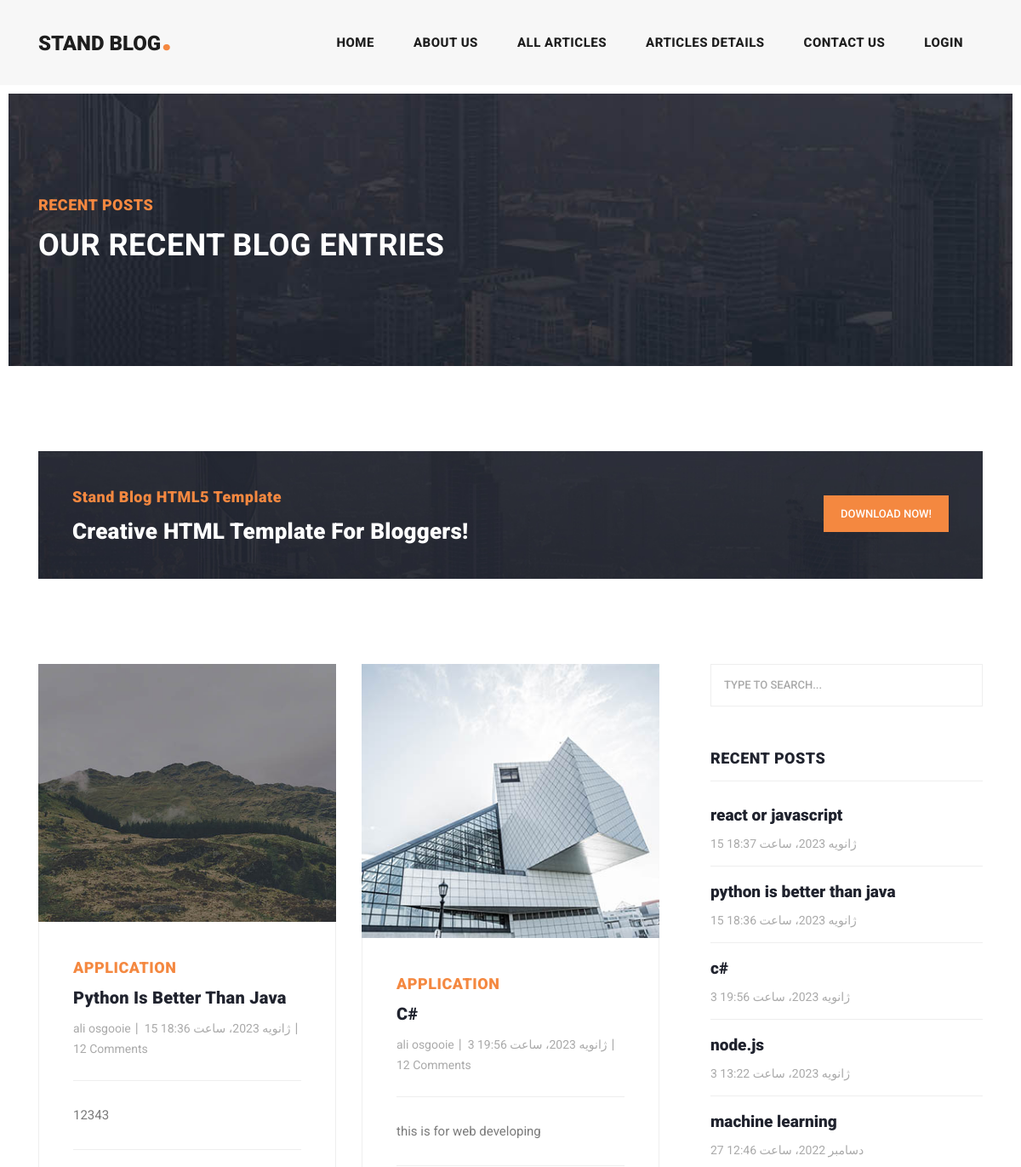
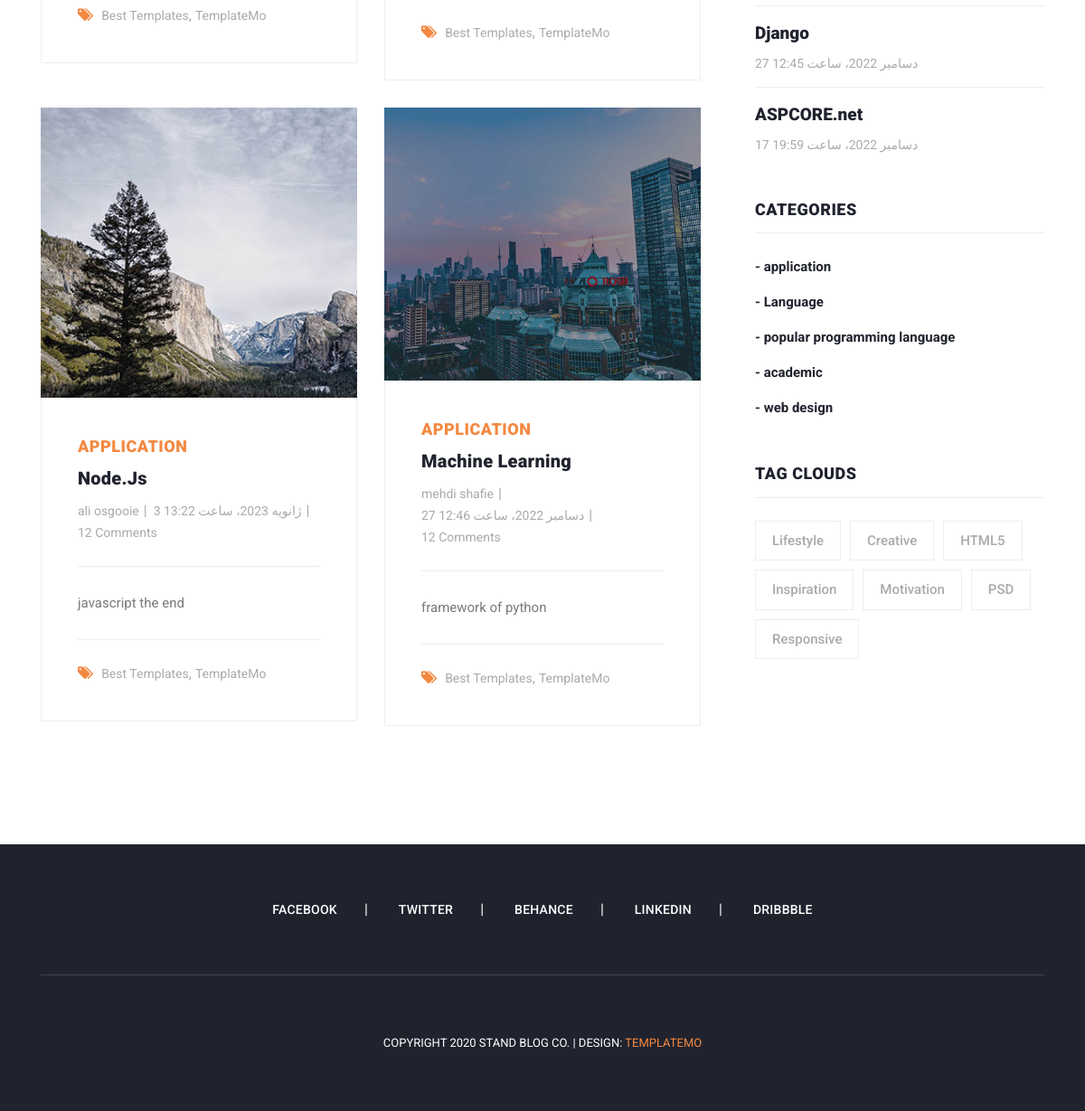
Page /articles/category/1 on the committed database (2 pictures, top to bottom).
### blog/models.py (models this page shows, shortened)
class Article(models.Model):
    author = models.ForeignKey(User, on_delete=models.CASCADE)
    category = models.ManyToManyField(Category)
    title = models.CharField(max_length=30)
    body = models.TextField()
    image = models.ImageField(upload_to='images/articles')
    created = models.DateTimeField(auto_now_add=True)
    updated = models.DateTimeField(auto_now=True)
    slug = models.SlugField(null=True, unique=True)
    def get_image(self):
        if self.image:
            return format_html(f'<img src="{self.image.url}" width="60px;" height="50px;">')
        else:
            return format_html('<h3>تصویری وجود ندارد</h3>')
    get_image.short_description = 'تصویر'
    class Meta:
        ordering = ('-created',)
        verbose_name = 'مقاله'
        verbose_name_plural = 'مقالات'

class Category(models.Model):
    title = models.CharField(max_length=100)
    created = models.DateTimeField(auto_now_add=True)
    def __str__(self):
        return self.title
    class Meta:
        verbose_name = 'دسته بندی'
        verbose_name_plural = 'دسته بندی ها'

### blog/views.py (the view)
# urls.py: path('category/<int:pk>', views.category_detail, name='category_detail'),
def category_detail(request, pk):
    category = Category.objects.get(id=pk)
    articles = category.article_set.all()
    return render(request, 'blog/articles_list.html', {'articles': articles})

### context_processors/context_processors.py (called while the page is built)
def recent_articles(request):
    recent_articles = Article.objects.order_by("-created")
    return {"recent_articles": recent_articles}

def categories(request):
    categories = Category.objects.all()
    return {'categories': categories}

### blog/templates/blog/articles_list.html (shortened to what this page needs)
{% extends 'base.html' %}
{% load static %}
{% block content %}
    <div class="heading-page header-text">
        <section class="page-heading">
            <div class="container">
                <div class="row">
                    <div class="col-lg-12">
                        <div class="text-content">
                            <h4>Recent Posts</h4>
                            <h2>Our Recent Blog Entries</h2>
                        </div>
                    </div>
                </div>
            </div>
        </section>
    </div>
    <section class="call-to-action">
        <div class="container">
            <div class="row">
                <div class="col-lg-12">
                    <div class="main-content">
                        <div class="row">
                            <div class="col-lg-8">
                                <span>Stand Blog HTML5 Template</span>
                                <h4>Creative HTML Template For Bloggers!</h4>
                            </div>
                            <div class="col-lg-4">
                                <div class="main-button">
                                    <a href="https://templatemo.com/tm-551-stand-blog" target="_parent">Download
                                        Now!</a>
                                </div>
                            </div>
                        </div>
                    </div>
                </div>
            </div>
        </div>
    </section>
    <section class="blog-posts grid-system">
        <div class="container">
            <div class="row">
                <div class="col-lg-8">
                    <div class="all-blog-posts">
                        <div class="row">
                            {% for article in articles %}
                                <div class="col-lg-6">
                                    <div class="blog-post">
                                        <div class="blog-thumb">
                                            <img src="{{ article.image.url }}" alt="">
                                        </div>
                                        <div class="down-content">
                                            <span>{{ article.category.all.first }}</span>
                                            <a href="post-details.html"><h4>{{ article.title }}</h4></a>
                                            <ul class="post-info">
                                                <li><a href="#">{{ article.author.get_full_name }}</a></li>
                                                <li><a href="#">{{ article.created }}</a></li>
                                                <li><a href="#">12 Comments</a></li>
                                            </ul>
                                            <p>{{ article.body }}</p>
                                            <div class="post-options">
                                                <div class="row">
                                                    <div class="col-lg-12">
                                                        <ul class="post-tags">
                                                            <li><i class="fa fa-tags"></i></li>
                                                            <li><a href="#">Best Templates</a>,</li>
                                                            <li><a href="#">TemplateMo</a></li>
                                                        </ul>
                                                    </div>
                                                </div>
                                            </div>
                                        </div>
                                    </div>
                                </div>
                            {% endfor %}
                            <div class="col-lg-12">
                            </div>
                        </div>
                    </div>
                </div>
                {% include 'includes/sidebar.html' %}
            </div>
        </div>
    </section>
{% endblock %}

### templates/base.html (shortened to what this page needs)
{% load static %}
<!DOCTYPE html>
<html lang="en">
<head>
    {% include 'includes/head_refrences.html' %}
</head>
<body>
<header class="">
    {% include 'includes/header.html' %}
</header>
{% block content %}
{% endblock %}
<footer>
    {% include 'includes/footer.html' %}
</footer>
</body>
</html>

### templates/includes/head_refrences.html (shortened to what this page needs)
{% load static %}
<link href="{% static "vendor/bootstrap/css/bootstrap.min.css" %}" rel="stylesheet">
<link rel="stylesheet" href="{% static "css/fontawesome.css" %}">
<link rel="stylesheet" href="{% static "css/templatemo-stand-blog.css" %}">
<link rel="stylesheet" href="{% static "css/owl.css" %}">

### templates/includes/header.html (shortened to what this page needs)
{% load static %}
<nav class="navbar navbar-expand-lg">
    <div class="container">
        <a class="navbar-brand" href="index.html"><h2>Stand Blog<em>.</em></h2></a>
        <div class="collapse navbar-collapse" id="navbarResponsive">
            <ul class="navbar-nav ml-auto">
                <li class="nav-item {% if request.resolver_match.url_name == 'home' %}active{% endif %}">
                    <a class="nav-link" href="{% url "home:home" %}">Home
                    </a>
                </li>
                <li class="nav-item">
                    <a class="nav-link" href="about.html">About Us</a>
                </li>
                <li class="nav-item {% if request.resolver_match.url_name == 'articles_list' %}active{% endif %}">
                    <a class="nav-link" href="{% url 'blog:articles_list' %}">All articles</a>
                </li>
                <li class="nav-item {% if request.resolver_match.url_name == 'article_detail' %}active{% endif %}">
                    <a class="nav-link" href="post-details.html">Articles Details</a>
                </li>
                <li class="nav-item">
                    <a class="nav-link" href="{% url 'blog:contact_us' %}">Contact Us</a>
                </li>
                <li class="nav-item">
                   {% if request.user.is_authenticated %}
                     <a class="nav-link" href="">you are login</a>
                    {% else %}
                     <a class="nav-link" href="{% url 'account:login' %}">login</a>
                    {% endif %}
                </li>
            </ul>
        </div>
    </div>
</nav>

### templates/includes/sidebar.html
{% load static %}
<div class="col-lg-4">
    <div class="sidebar">
        <div class="row">
            <div class="col-lg-12">
                <div class="sidebar-item search">
                    <form id="search_form" name="gs" method="GET" action="{% url 'blog:search_articles' %}">
                        <input type="text" name="q" class="searchText" placeholder="type to search..."
                               autocomplete="on">
                    </form>
                </div>
            </div>
            <div class="col-lg-12">
                <div class="sidebar-item recent-posts">
                    <div class="sidebar-heading">
                        <h2>Recent Posts</h2>
                    </div>
                    <div class="content">
                        <ul>
                            {% for articles in recent_articles %}
                                <li><a href="post-details.html">
                                    <h5>{{ articles.title }}</h5>
                                    <span>{{ articles.created }}</span>
                                </a></li>
                            {% endfor %}
                        </ul>
                    </div>
                </div>
            </div>
            <div class="col-lg-12">
                <div class="sidebar-item categories">
                    <div class="sidebar-heading">
                        <h2>Categories</h2>
                    </div>
                    <div class="content">
                        <ul>
                            {% for cat in categories %}
                                <li><a href="{% url 'blog:category_detail' cat.id %}">- {{ cat.title }}</a></li>
                            {% endfor %}
                        </ul>
                    </div>
                </div>
            </div>
            <div class="col-lg-12">
                <div class="sidebar-item tags">
                    <div class="sidebar-heading">
                        <h2>Tag Clouds</h2>
                    </div>
                    <div class="content">
                        <ul>
                            <li><a href="#">Lifestyle</a></li>
                            <li><a href="#">Creative</a></li>
                            <li><a href="#">HTML5</a></li>
                            <li><a href="#">Inspiration</a></li>
                            <li><a href="#">Motivation</a></li>
                            <li><a href="#">PSD</a></li>
                            <li><a href="#">Responsive</a></li>
                        </ul>
                    </div>
                </div>
            </div>
        </div>
    </div>
</div>

### templates/includes/footer.html
{% load static %}
<div class="container">
    <div class="row">
        <div class="col-lg-12">
            <ul class="social-icons">
                <li><a href="#">Facebook</a></li>
                <li><a href="#">Twitter</a></li>
                <li><a href="#">Behance</a></li>
                <li><a href="#">Linkedin</a></li>
                <li><a href="#">Dribbble</a></li>
            </ul>
        </div>
        <div class="col-lg-12">
            <div class="copyright-text">
                <p>Copyright 2020 Stand Blog Co.
                    | Design: <a rel="nofollow" href="https://templatemo.com" target="_parent">TemplateMo</a></p>
            </div>
        </div>
    </div>
</div>

### templates/includes/footer_refrences.html (shortened to what this page needs)
{% load static %}

### rows in the picture
Article: image (picture), category.all.first "APPLICATION", title "Python Is Better Than Java", author.get_full_name "ali osgooie", created "15 ژانویه 2023، ساعت 18:36", body "12343", title "python is better than java"
Article: image (picture), category.all.first "APPLICATION", title "C#", author.get_full_name "ali osgooie", created "3 ژانویه 2023، ساعت 19:56", body "this is for web developing", title "c#"
Article: image (picture), category.all.first "APPLICATION", title "Node.js", author.get_full_name "ali osgooie", created "3 ژانویه 2023، ساعت 13:22", body "javascript the end", title "node.js"
Article: image (picture), category.all.first "APPLICATION", title "Machine Learning", author.get_full_name "mehdi shafie", created "27 دسامبر 2022، ساعت 12:46", body "framework of python", title "machine learning"
Article: title "react or javascript", created "15 ژانویه 2023، ساعت 18:37"
Article: title "Django", created "27 دسامبر 2022، ساعت 12:45"
Article: title "ASPCORE.net", created "17 دسامبر 2022، ساعت 19:59"
Category: title "application"
Category: title "Language"
Category: title "popular programming language"
Category: title "academic"
Category: title "web design"
